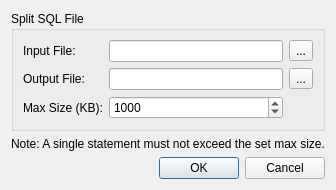
<?xml version="1.0" encoding="UTF-8"?>
<ui version="4.0">
 <class>SQLSplitterDialog</class>
 <widget class="QDialog" name="SQLSplitterDialog">
  <property name="geometry">
   <rect>
    <x>0</x>
    <y>0</y>
    <width>318</width>
    <height>186</height>
   </rect>
  </property>
  <property name="windowTitle">
   <string>Split SQL File</string>
  </property>
  <layout class="QGridLayout" name="gridLayout_2">
   <item row="0" column="0">
    <widget class="QGroupBox" name="groupBox">
     <property name="title">
      <string>Split SQL File</string>
     </property>
     <layout class="QGridLayout" name="gridLayout">
      <item row="0" column="0">
       <widget class="QLabel" name="label">
        <property name="text">
         <string>Input File:</string>
        </property>
       </widget>
      </item>
      <item row="0" column="1">
       <widget class="QLineEdit" name="inputFileEdit"/>
      </item>
      <item row="0" column="2">
       <widget class="QToolButton" name="inputFileButton">
        <property name="text">
         <string>...</string>
        </property>
        <property name="icon">
         <iconset theme="fileopen"/>
        </property>
       </widget>
      </item>
      <item row="1" column="0">
       <widget class="QLabel" name="label_2">
        <property name="text">
         <string>Output File:</string>
        </property>
       </widget>
      </item>
      <item row="1" column="1">
       <widget class="QLineEdit" name="outputFileEdit"/>
      </item>
      <item row="1" column="2">
       <widget class="QToolButton" name="outputFileButton">
        <property name="text">
         <string>...</string>
        </property>
        <property name="icon">
         <iconset theme="fileopen"/>
        </property>
       </widget>
      </item>
      <item row="2" column="0">
       <widget class="QLabel" name="label_3">
        <property name="text">
         <string>Max Size (KB):</string>
        </property>
       </widget>
      </item>
      <item row="2" column="1">
       <widget class="QSpinBox" name="sizeSpinBox">
        <property name="maximum">
         <number>100000</number>
        </property>
        <property name="value">
         <number>1000</number>
        </property>
       </widget>
      </item>
     </layout>
    </widget>
   </item>
   <item row="2" column="0">
    <widget class="QDialogButtonBox" name="buttonBox">
     <property name="orientation">
      <enum>Qt::Horizontal</enum>
     </property>
     <property name="standardButtons">
      <set>QDialogButtonBox::Cancel|QDialogButtonBox::Ok</set>
     </property>
    </widget>
   </item>
   <item row="1" column="0">
    <widget class="QLabel" name="label_4">
     <property name="text">
      <string>Note: A single statement must not exceed the set max size.</string>
     </property>
    </widget>
   </item>
  </layout>
 </widget>
 <resources/>
 <connections>
  <connection>
   <sender>buttonBox</sender>
   <signal>accepted()</signal>
   <receiver>SQLSplitterDialog</receiver>
   <slot>accept()</slot>
   <hints>
    <hint type="sourcelabel">
     <x>248</x>
     <y>254</y>
    </hint>
    <hint type="destinationlabel">
     <x>157</x>
     <y>274</y>
    </hint>
   </hints>
  </connection>
  <connection>
   <sender>buttonBox</sender>
   <signal>rejected()</signal>
   <receiver>SQLSplitterDialog</receiver>
   <slot>reject()</slot>
   <hints>
    <hint type="sourcelabel">
     <x>316</x>
     <y>260</y>
    </hint>
    <hint type="destinationlabel">
     <x>286</x>
     <y>274</y>
    </hint>
   </hints>
  </connection>
 </connections>
</ui>
